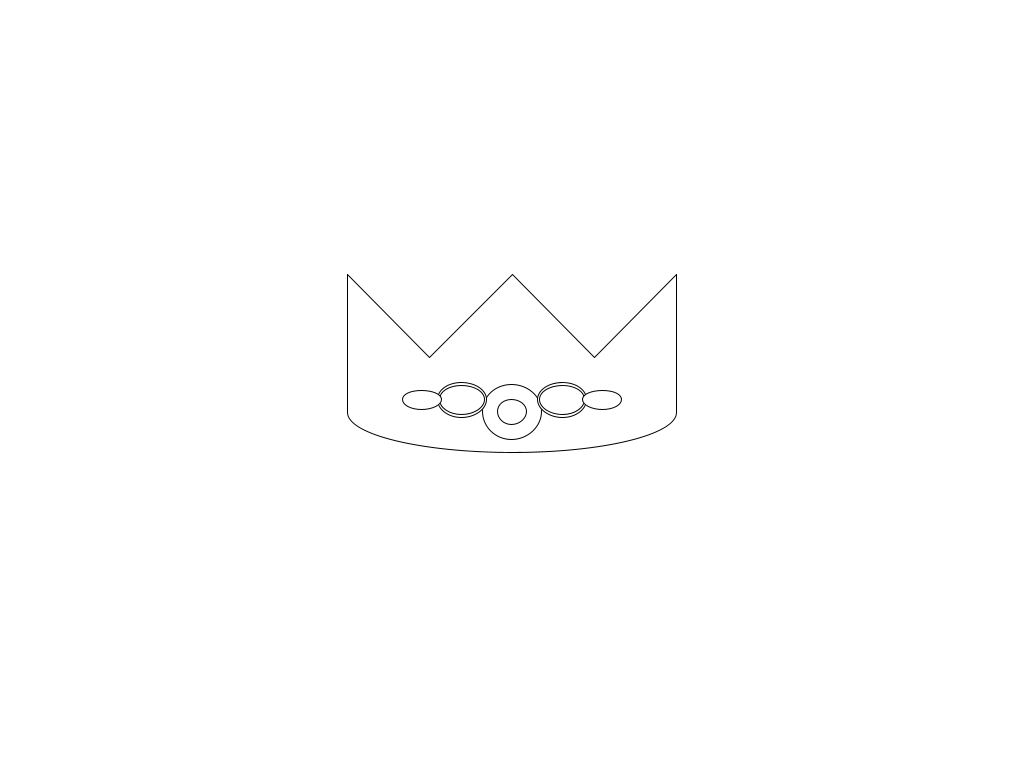
Frame 1 (no input)
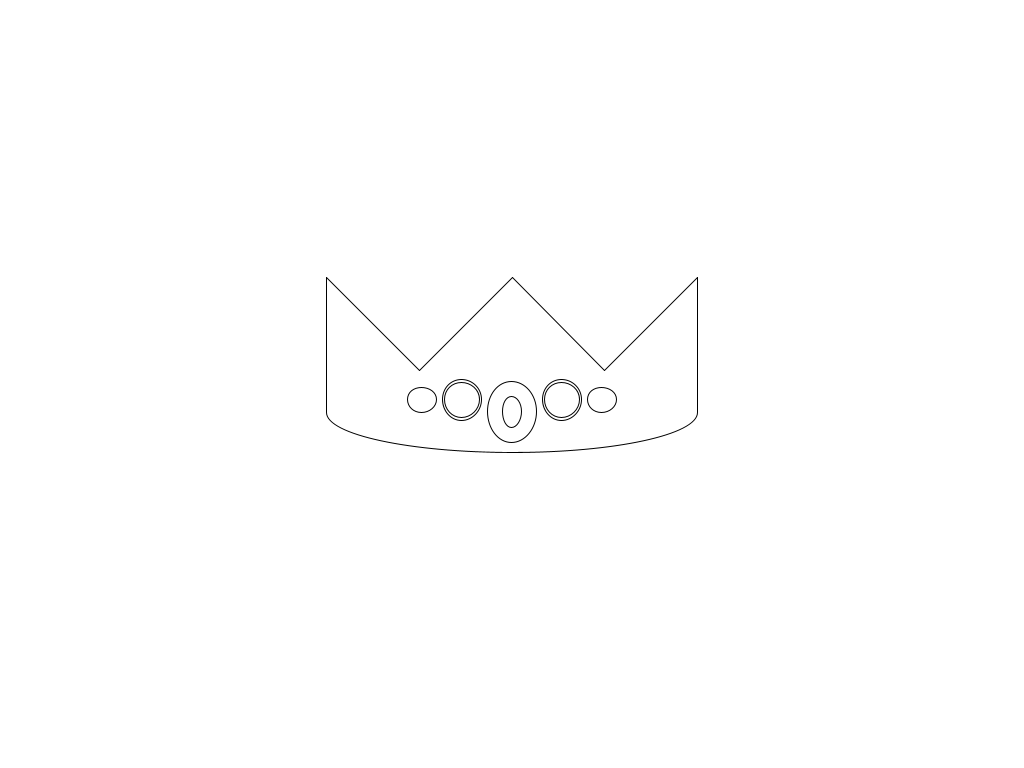
Frame 60 (the mouse pressed at the canvas centre just before this capture)
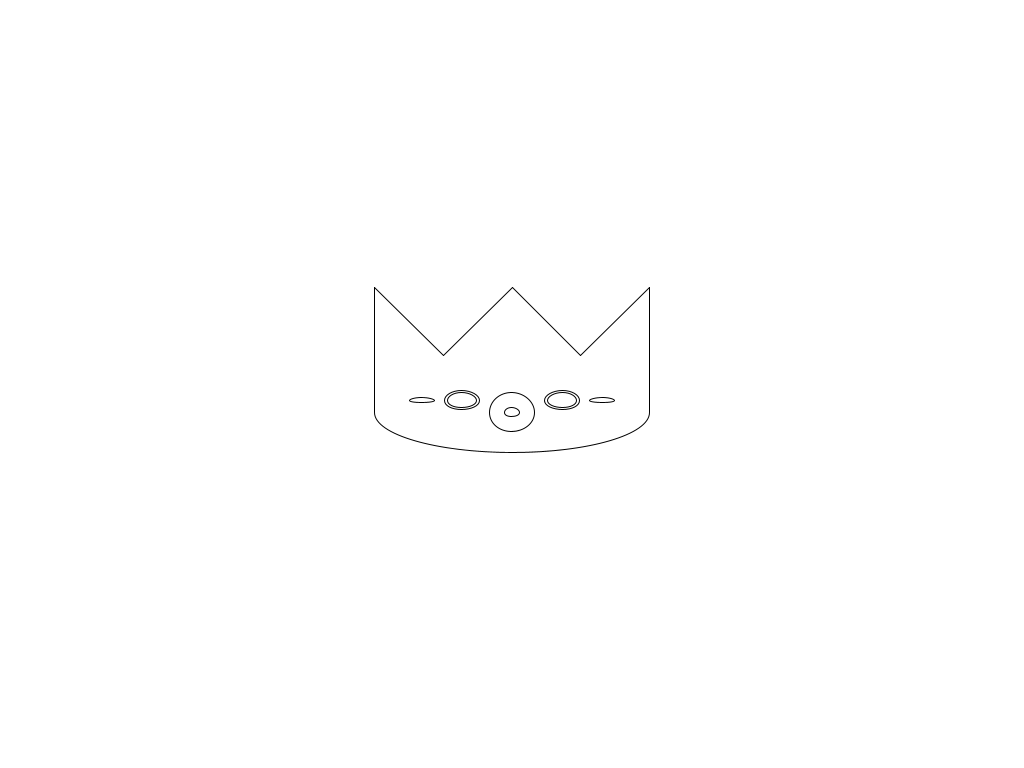
Frame 120 (the mouse held since frame 60 and released just before this capture)

The Processing sketch that drew these frames (run headless with seeded random() and noise(); from frame 60 on, the mouse is pressed at the canvas centre):

// Processing sketch: processing_147747
// ── processing_147747.pde


float crownWidth;
float crownHeight;
float jewelWidth;
float jewelHeight;
int lastSecond = 0;

void setup() {
  size(1024, 768);
  noFill();
}

void draw() {
  background(255);
 
 if (mousePressed == true) {
   crownWidth = map(mouseX, 200, width, 200, 400);
   crownHeight = map(mouseX, 0, width, 50, 100);
   jewelWidth = map(mouseX, 30, width, 30, 60);
   jewelHeight = map(50, mouseY, width, 50, 70);
 
 } else {
   
    int currentSecond = second();
    if (currentSecond != lastSecond) {
    
      crownWidth = random(200, 400);
      crownHeight = random(50, 100);
      jewelWidth = random(40, 60);
      jewelHeight = random(50, 70);
    
        lastSecond = currentSecond;
    }
    
  }
  println(second() + "--" + lastSecond);
  
  drawCrown(crownWidth, crownHeight);
  drawJewels(jewelWidth, jewelHeight);
}
//
//
//void drawCrown ();
//  drawJewels();
//  drawShape();
//}


void drawJewels (float jewelWidth, float jewelHeight) {
  fill(255);
  ellipseMode(CENTER);
  ellipse(512, 412, jewelWidth, jewelHeight);
  ellipse(512, 412, jewelWidth-30, jewelHeight-30);
  
  ellipse(462, 400, jewelWidth-10, jewelHeight-20);
  ellipse(462, 400, jewelWidth-15, jewelHeight-25);
  
  ellipse(562, 400, jewelWidth-10, jewelHeight-20);
  ellipse(562, 400, jewelWidth-15, jewelHeight-25);
  
  ellipse(422, 400, jewelWidth-20, jewelHeight-35);
  ellipse(602, 400, jewelWidth-20, jewelHeight-35);
}


void drawCrown (float crownWidth, float crownHeight) {

  // and width of crown
  stroke(0);
  arc(512, 412, crownWidth, 80, 0, PI);
  
  // and height of crown
  line(512-crownWidth/2, 412, 512-crownWidth/2, 212+crownHeight);
  line(512+crownWidth/2, 412, 512+crownWidth/2, 212+crownHeight);
  
  // here determine height of triangles on top of crown
  line(512-crownWidth/2, 212 + crownHeight, 512-crownWidth/2+crownWidth/4, 212+crownWidth/4 + crownHeight);
  line(512-crownWidth/2+crownWidth/4, 212+crownWidth/4 + crownHeight, 512-crownWidth/2+crownWidth/4+crownWidth/4, 212 + crownHeight);
  line(512-crownWidth/2+crownWidth/4+crownWidth/4, 212 + crownHeight, 512-crownWidth/2+crownWidth/4+crownWidth/4+crownWidth/4, 212+crownWidth/4 + crownHeight);
  line(512-crownWidth/2+crownWidth/4+crownWidth/4+crownWidth/4, 212+crownWidth/4 + crownHeight, 512-crownWidth/2+crownWidth/4+crownWidth/4+crownWidth/4+crownWidth/4, 212 + crownHeight);
 
}
